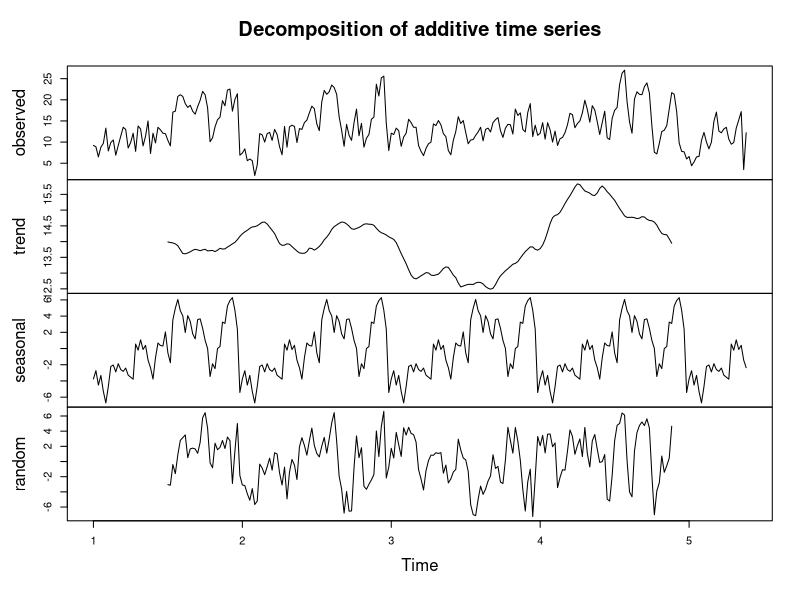
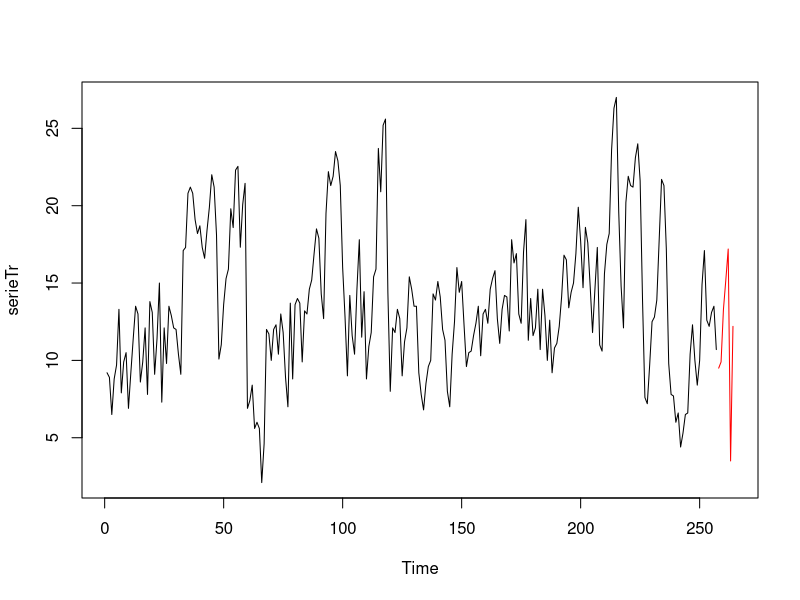
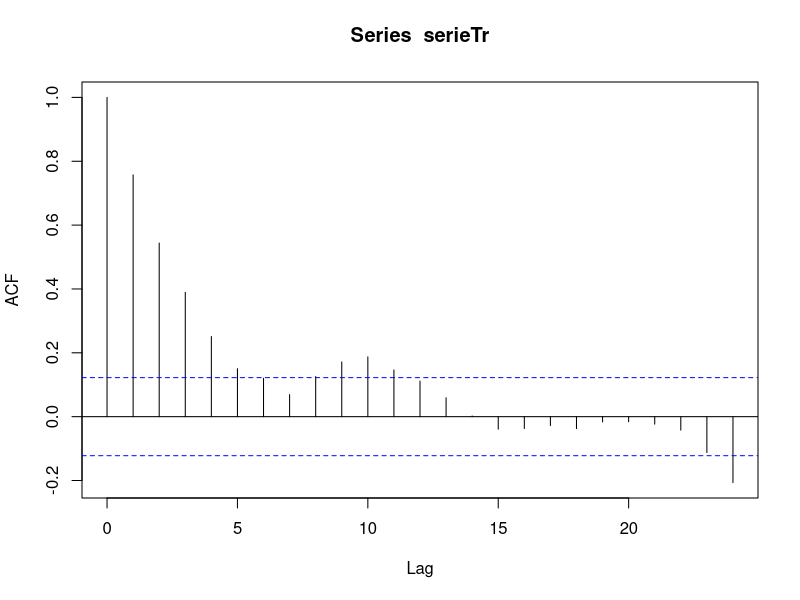
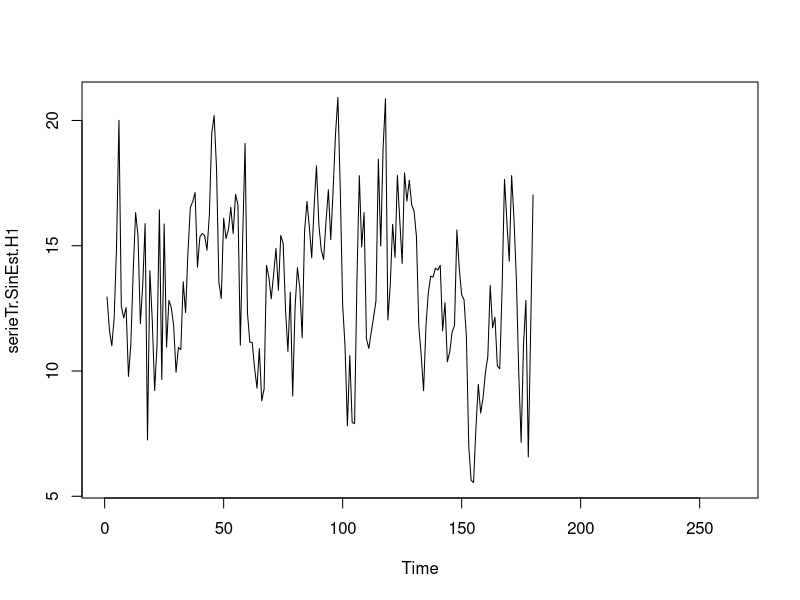

Generate these figures, in order, with R: (Note: this script raises an error after producing the figures.)
# LUIS BALDERAS RUIZ. 77145416N
# luisbalderas@correo.ugr.es
# Ejercicio guiado. Curso 2019-2020

# setwd("~/Documentos/Master/TimeSeries-DataStreamMining/TimeSeries/TrabajoAutonomo")

library(tseries)

NPred = 7 # Valores a predecir
NTest = 7 # Valores para test

serie = scan('./data/Estacion2870_diaria.txt')

serie.ts = ts(serie,frequency = 60)
plot(decompose(serie.ts))

# Como se puede ver, no hay una tendencia clara pero sí una estacionalidad, que se mantiene en un rango fijo
# por lo que no es necesaria la aplicación de ninguna transformación, como podría ser logaritmo.

# Dividimos ahora el conjunto de datos para entrenamiento y test. Necesitamos hacer una predicción sobre los valores diarios del
# mes de marzo de 2018. Tomo los últimos 365 datos, es decir, los datos del último año, como test para evaluar el modelo que 

serieTr = serie.ts[1:(length(serie.ts)-NTest)]
tiempoTr = 1:length(serieTr)
serieTs = serie.ts[(length(serie.ts)-NTest+1):length(serie)]
tiempoTs = (tiempoTr[length(tiempoTr)]+1):(tiempoTr[length(tiempoTr)]+NTest)

plot.ts(serieTr, xlim=c(1,tiempoTs[length(tiempoTs)]))
lines(tiempoTs,serieTs,col='red')

# A continuación, tratamos de estudiar la estacionaridad. Para ello, debemos eliminar previamente la tendencia y la estacionalidad.
# En este caso, aplicando la metodología Box-Jenkins vemos que no parece haber tendencia.

#############################################################################################
# ELIMINACIÓN DE LA ESTACIONALIDAD

# Es vital conocer el periodo para tratar la estacionalidad. Como poseemos un dato por día, establecemos el periodo en 
# 364 (para solucionar el desajuste por año bisiesto, falta de días en algunos años,etc), es decir, el mismo día del año anterior.
acf(serieTr)
k = 60
estacionalidad.H1 = decompose(serie.ts)$seasonal[(k+1):(2*k)]

# Tenemos 3 periodos de estacionalidad (3 años)
aux = rep(estacionalidad.H1, 3)
aux[1093] = mean(aux)
# Restamos esos valores de estacionalidad al conjunto de entrenamiento
serieTr.SinEst.H1 = serieTr - aux
# Restamos la estacionalidad calculada con decompose 
serieTs.SinEst.H1 = serieTs - estacionalidad.H1
plot.ts(serieTr.SinEst.H1, xlim=c(1,tiempoTs[length(tiempoTs)]))
lines(tiempoTs, serieTs.SinEst.H1, col='red')

# Obteniendo la serie sin estacionalidad

#############################################################################################
# ESTACIONARIDAD

# Visualizando ACF y encontrando que tiende a 0 muy rápidamente, podríamos pensar que es estacionaria
acf(serieTr.SinEst.H1) # Nos aseguramos con el test de Dickey-Fuller

# Aplicamos el test aumentado de Dickey-Fuller
adftest.H1 = adf.test(serieTr.SinEst.H1)
# p-valor == 0.01 < 0.05 --> la serie temporal es estacionaria

serieTr.SinTendEstDiff.H1 = diff(serieTr.SinEst.H1)
serieTs.SinTendEstDiff.H1 = diff(serieTs.SinEst.H1)
acf(serieTr.SinTendEstDiff.H1)
pacf(serieTr.SinTendEstDiff.H1)
adftest.H2 = adf.test(serieTr.SinTendEstDiff.H1)

# Tanto la gráfica de autocorrelación como la de autocorrelación parcial tienden a cero rápidamente
acf(serieTr.SinEst.H1)
pacf(serieTr.SinEst.H1)


#####################################################################
# MODELOS

# Con los resultados obtenidos, podemos proponer dos modelos distintos: autorregresivos AR o medias móviles MA. En ambos
# casos es necesario definir el parámetro p. Empezando por el AR, dado que la gráfica ACF tiende a cero muy rápidamente
# nos fijamos en la gráfica PACF y vemos que la posición del último valor 
# distinto de cero es 23, aunque también está el 15,12,8,7,6,5 o 4 como posibles valores. Además, como hemos diferenciado una 
# vez, deberíamos incluirlo. Para el caso del MA, procedemos al contrario, encontrando que el 
# último valor distinto de cero es el 23. Sin embargo, también podemos probar con 15, 5, 4 o 3, que son valores más claros por
# sobresalir más del margen.

# ARIMA(23,1,0)

modelo_arima.H1 = arima(serieTr.SinEst.H1, order=c(5,1,0))
valoresAjustados1.H1 = serieTr.SinEst.H1 + modelo_arima.H1$residuals

# Predicciones
Predicciones1.H1 = predict(modelo_arima.H1,n.ahead=NPred)
valoresPredichos1.H1 = Predicciones1.H1$pred

# Error cuadrático acumulado del ajuste en entrenamiento y test
errorTr1.H1 = sum((modelo_arima.H1$residuals)^2)
errorTs1.H1 = sum((valoresPredichos1.H1- serieTs.SinEst.H1)^2)

plot.ts(serieTr.SinTendEstDiff.H1, xlim=c(1,tiempoTs[length(tiempoTs)]))
lines(valoresAjustados1.H1,col='blue')
lines(tiempoTs,serieTs.SinEst.H1,col='red')
lines(tiempoTs, valoresPredichos1.H1,col='blue')
  